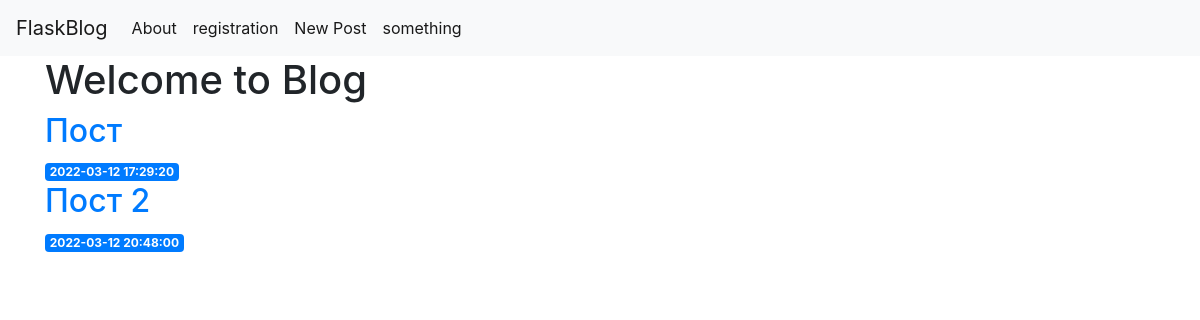
Before: / with the older database file.
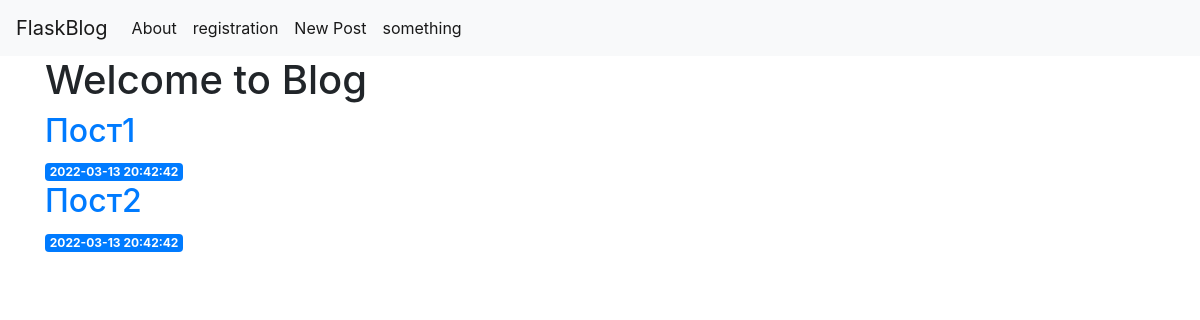
After: the same page with the newer database file.
### tables this page shows
CREATE TABLE posts (
    post_id INTEGER PRIMARY KEY,
    created TIMESTAMP NOT NULL DEFAULT CURRENT_TIMESTAMP,
    title  TEXT NOT NULL,
    content TEXT NOT NULL

);

### app.py (the view)
@app.route("/")
def draw_main_page():
    posts=get_all_posts()
    return render_template("index.html",posts=posts)

### repositories.py (called while the page is built)
def get_db_connection():
    conn=sqlite3.connect("C:/Users/geras/PycharmProjects/flask_project-22.01/database1.db")
    conn.row_factory=sqlite3.Row
    return conn

def get_all_posts():
    conn = get_db_connection()
    posts = conn.execute("SELECT * from posts").fetchall()
    conn.close()
    return posts

### templates/index.html
{% extends "base.html" %}
{% block content %}
    <h1> {% block title %} Welcome to Blog  {% endblock %}</h1>
    {% for post in posts %}
         <a href="{{ url_for('post', post_id=post['post_id']) }}">
            <h2>{{ post['title'] }}</h2>
        </a>
        <span class="badge badge-primary">{{ post['created'] }}</span>
    {% endfor %}
{% endblock %}

### templates/base.html (shortened to what this page needs)
<!doctype html>
<html lang="en">
  <head>
    <link rel="stylesheet" href="https://stackpath.bootstrapcdn.com/bootstrap/4.3.1/css/bootstrap.min.css">
  </head>
  <body>
    <nav class="navbar navbar-expand-md navbar-light bg-light">
        <a class="navbar-brand" href="{{ url_for('draw_main_page')}}">FlaskBlog</a>
        <div class="collapse navbar-collapse" id="navbarNav">
            <ul class="navbar-nav">
            <li class="nav-item active">
                <a class="nav-link" href="{{ url_for('about')}}">About
                </a>
            </li>
             <li class="nav-item active">
                <a class="nav-link" href="{{ url_for('registration')}}">registration</a>
            </li>
            <li class="nav-item active">
                <a class="nav-link" href="{{url_for('create')}}">New Post</a>
            </li>
            <li class="nav-item active">
                <a class="nav-link" href="#">something</a>
            </li>
            </ul>
        </div>
    </nav>
    <div class="container">
        {% block content %} {% endblock %}
    </div>
  </body>
</html>

Changed rows visible on the page:
changed posts: title "Пост" → "Пост1"; created "2022-03-12 17:29:20" → "2022-03-13 20:42:42"
changed posts: title "Пост 2" → "Пост2"; created "2022-03-12 20:48:00" → "2022-03-13 20:42:42"
